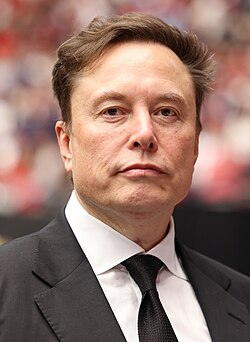
#> input picture sample_input.jpg, 250 x 342 px
$ python -i gallery_matcher.py   (imports and definitions only)
#> lines starting #> are read from the running program, lines starting #| are printed output that depends on the picture
import os
import json
import numpy as np
from PIL import Image

GALLERY_DIR = "./gallery"
METADATA_FILE = os.path.join(GALLERY_DIR, "profiles.json")

def extract_face_vector(image_path: str, grid_size=(16, 16)) -> np.ndarray:
    """Extracts a normalized 256-dimensional spatial gradient vector of the face."""
#> called with image_path = 'sample_input.jpg', grid_size = (16, 16)
    with Image.open(image_path) as img:
#> img is the input picture: PIL image 250x342 RGB; mean R, G, B 146.8, 116, 106.2
        img = img.convert("L")  # Grayscale
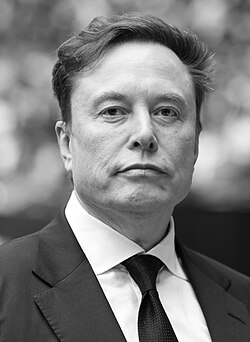
#> img: PIL image 250x342 L; min 0, max 255, mean 124.1
        width, height = img.size
#> width = 250; height = 342

        # Center-crop face bounding box
        face_crop = img.crop((
            int(width * 0.20),
            int(height * 0.15),
            int(width * 0.80),
            int(height * 0.75)
        ))
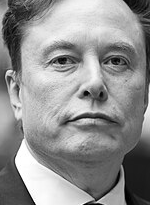
#> face_crop: PIL image 150x205 L; min 0, max 255, mean 144

        resized = face_crop.resize(grid_size, Image.Resampling.LANCZOS)
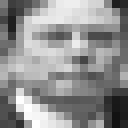
#> resized: PIL image 16x16 L (shown 8 times larger); min 18, max 255, mean 143.8
        arr = np.asarray(resized, dtype=np.float32)

        # Compute horizontal and vertical gradients
        gx, gy = np.gradient(arr)
        feature_vector = np.concatenate([gx.flatten(), gy.flatten()])
#> feature_vector = 512 values, max 108 at index 14, min -94 at index 243, mean -1.39

        # L2-normalize vector
        norm = np.linalg.norm(feature_vector)
#> norm = 746.9
        return feature_vector / (norm + 1e-7)

def match_against_gallery(input_image_path: str, threshold: float = 0.70):
    """Compares query face against enrolled gallery profiles."""
    if not os.path.exists(METADATA_FILE):
        raise FileNotFoundError(f"Missing '{METADATA_FILE}'. Enroll at least one profile first.")

    with open(METADATA_FILE, "r") as f:
        registry = json.load(f)

    query_vec = extract_face_vector(input_image_path)
    best_match = None
    max_sim = -1.0

    print(f"\n[Gallery Matcher] Matching {input_image_path} against enrolled profiles...")

    for profile in registry:
        ref_path = os.path.join(GALLERY_DIR, profile["image_filename"])
        if not os.path.exists(ref_path):
            continue

        ref_vec = extract_face_vector(ref_path)
        # Cosine similarity (dot product of normalized vectors)
        sim = float(np.dot(query_vec, ref_vec))
        print(f" -> Comparing with {profile['name']}: Similarity = {sim:.4f}")

        if sim > max_sim:
            max_sim = sim
            best_match = profile

    if max_sim >= threshold and best_match:
        return {
            "name": best_match["name"],
            "url": best_match["profile_url"],
            "similarity": max_sim,
            "title": f"Verified Identity: {best_match['name']}"
        }

    return None

>>> result = extract_face_vector('sample_input.jpg')
#> result = 512 values, max 0.145 at index 14, min -0.126 at index 243, mean -0.00187
